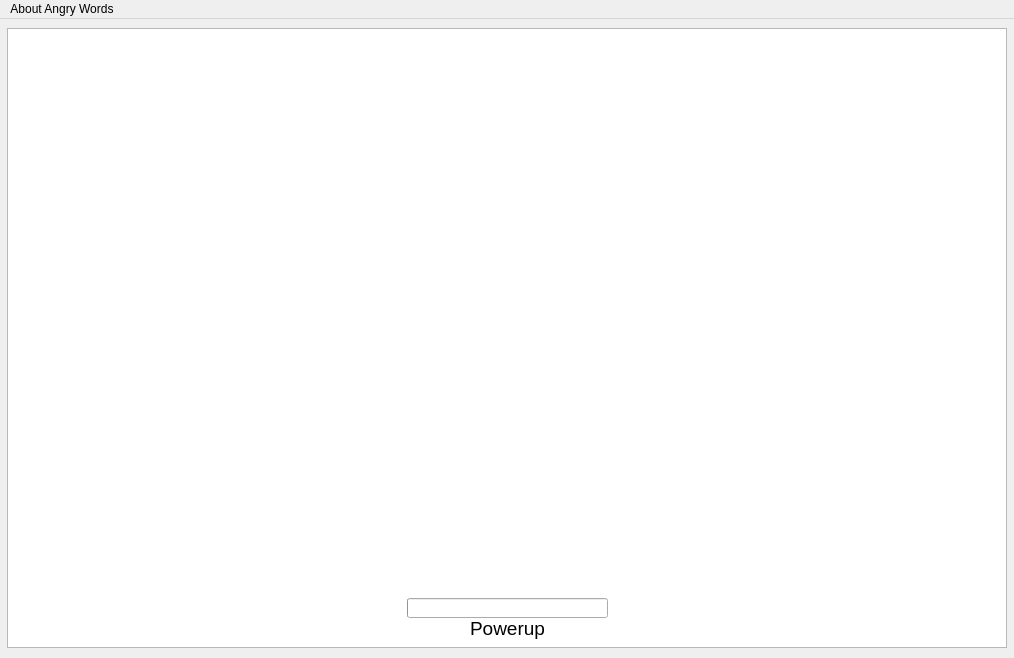
<?xml version="1.0" encoding="UTF-8"?>
<ui version="4.0">
 <class>GameWindow</class>
 <widget class="QMainWindow" name="GameWindow">
  <property name="geometry">
   <rect>
    <x>0</x>
    <y>0</y>
    <width>1014</width>
    <height>658</height>
   </rect>
  </property>
  <property name="windowTitle">
   <string>Angry Words</string>
  </property>
  <property name="windowIcon">
   <iconset resource="sounds.qrc">
    <normaloff>:/graphics/graphics/rock_cracks2.png</normaloff>:/graphics/graphics/rock_cracks2.png</iconset>
  </property>
  <widget class="QWidget" name="centralWidget">
   <property name="enabled">
    <bool>true</bool>
   </property>
   <layout class="QHBoxLayout" name="horizontalLayout">
    <property name="spacing">
     <number>17</number>
    </property>
    <property name="sizeConstraint">
     <enum>QLayout::SetNoConstraint</enum>
    </property>
    <property name="leftMargin">
     <number>3</number>
    </property>
    <property name="topMargin">
     <number>3</number>
    </property>
    <property name="rightMargin">
     <number>3</number>
    </property>
    <property name="bottomMargin">
     <number>3</number>
    </property>
    <item>
     <widget class="QWidget" name="widget" native="true">
      <property name="minimumSize">
       <size>
        <width>1000</width>
        <height>620</height>
       </size>
      </property>
      <property name="maximumSize">
       <size>
        <width>1000</width>
        <height>620</height>
       </size>
      </property>
      <widget class="QGraphicsView" name="graphicsView">
       <property name="enabled">
        <bool>true</bool>
       </property>
       <property name="geometry">
        <rect>
         <x>0</x>
         <y>0</y>
         <width>1000</width>
         <height>620</height>
        </rect>
       </property>
       <property name="sizePolicy">
        <sizepolicy hsizetype="Fixed" vsizetype="Fixed">
         <horstretch>0</horstretch>
         <verstretch>0</verstretch>
        </sizepolicy>
       </property>
       <property name="verticalScrollBarPolicy">
        <enum>Qt::ScrollBarAlwaysOff</enum>
       </property>
       <property name="horizontalScrollBarPolicy">
        <enum>Qt::ScrollBarAlwaysOff</enum>
       </property>
      </widget>
      <widget class="QPushButton" name="pauseButton">
       <property name="enabled">
        <bool>true</bool>
       </property>
       <property name="geometry">
        <rect>
         <x>860</x>
         <y>550</y>
         <width>121</width>
         <height>51</height>
        </rect>
       </property>
       <property name="text">
        <string/>
       </property>
       <property name="autoDefault">
        <bool>false</bool>
       </property>
       <property name="default">
        <bool>false</bool>
       </property>
       <property name="flat">
        <bool>true</bool>
       </property>
      </widget>
      <widget class="QPushButton" name="deathRestartButton">
       <property name="geometry">
        <rect>
         <x>330</x>
         <y>250</y>
         <width>330</width>
         <height>100</height>
        </rect>
       </property>
       <property name="text">
        <string/>
       </property>
       <property name="flat">
        <bool>true</bool>
       </property>
      </widget>
      <widget class="QPushButton" name="deathMenuButton">
       <property name="geometry">
        <rect>
         <x>330</x>
         <y>350</y>
         <width>321</width>
         <height>100</height>
        </rect>
       </property>
       <property name="text">
        <string/>
       </property>
       <property name="flat">
        <bool>true</bool>
       </property>
      </widget>
      <widget class="QPushButton" name="playButton">
       <property name="geometry">
        <rect>
         <x>400</x>
         <y>270</y>
         <width>181</width>
         <height>71</height>
        </rect>
       </property>
       <property name="text">
        <string/>
       </property>
       <property name="flat">
        <bool>true</bool>
       </property>
      </widget>
      <widget class="QPushButton" name="pauseRestartButton">
       <property name="geometry">
        <rect>
         <x>280</x>
         <y>340</y>
         <width>201</width>
         <height>71</height>
        </rect>
       </property>
       <property name="text">
        <string/>
       </property>
       <property name="flat">
        <bool>true</bool>
       </property>
      </widget>
      <widget class="QPushButton" name="pauseMenuButton">
       <property name="geometry">
        <rect>
         <x>500</x>
         <y>340</y>
         <width>201</width>
         <height>71</height>
        </rect>
       </property>
       <property name="text">
        <string/>
       </property>
       <property name="flat">
        <bool>true</bool>
       </property>
      </widget>
      <widget class="QLabel" name="label">
       <property name="geometry">
        <rect>
         <x>450</x>
         <y>590</y>
         <width>101</width>
         <height>21</height>
        </rect>
       </property>
       <property name="font">
        <font>
         <pointsize>14</pointsize>
        </font>
       </property>
       <property name="text">
        <string>Powerup</string>
       </property>
       <property name="alignment">
        <set>Qt::AlignCenter</set>
       </property>
      </widget>
      <widget class="QProgressBar" name="powerupBar">
       <property name="geometry">
        <rect>
         <x>400</x>
         <y>570</y>
         <width>201</width>
         <height>20</height>
        </rect>
       </property>
       <property name="font">
        <font>
         <pointsize>18</pointsize>
         <weight>75</weight>
         <bold>true</bold>
         <strikeout>false</strikeout>
        </font>
       </property>
       <property name="maximum">
        <number>18000</number>
       </property>
       <property name="value">
        <number>0</number>
       </property>
       <property name="alignment">
        <set>Qt::AlignCenter</set>
       </property>
       <property name="orientation">
        <enum>Qt::Horizontal</enum>
       </property>
       <property name="invertedAppearance">
        <bool>false</bool>
       </property>
       <property name="format">
        <string extracomment="Powerup"/>
       </property>
      </widget>
     </widget>
    </item>
   </layout>
  </widget>
  <widget class="QMenuBar" name="menuBar">
   <property name="geometry">
    <rect>
     <x>0</x>
     <y>0</y>
     <width>1014</width>
     <height>27</height>
    </rect>
   </property>
   <widget class="QMenu" name="menuAbout_Angry_Words">
    <property name="title">
     <string>About Angry Words</string>
    </property>
   </widget>
   <addaction name="menuAbout_Angry_Words"/>
  </widget>
  <action name="actionNew_Game">
   <property name="text">
    <string>New Game</string>
   </property>
  </action>
  <action name="actionEnd_Game">
   <property name="text">
    <string>End Game</string>
   </property>
  </action>
  <action name="actionQuit">
   <property name="text">
    <string>Quit</string>
   </property>
  </action>
  <action name="actionPlay_music">
   <property name="text">
    <string>Play music</string>
   </property>
  </action>
  <action name="actionStop_music">
   <property name="text">
    <string>Stop music</string>
   </property>
  </action>
  <action name="actionPause">
   <property name="checkable">
    <bool>true</bool>
   </property>
   <property name="text">
    <string>Pause</string>
   </property>
  </action>
 </widget>
 <layoutdefault spacing="6" margin="11"/>
 <resources>
  <include location="sounds.qrc"/>
 </resources>
 <connections>
  <connection>
   <sender>actionQuit</sender>
   <signal>triggered()</signal>
   <receiver>GameWindow</receiver>
   <slot>close()</slot>
   <hints>
    <hint type="sourcelabel">
     <x>-1</x>
     <y>-1</y>
    </hint>
    <hint type="destinationlabel">
     <x>365</x>
     <y>230</y>
    </hint>
   </hints>
  </connection>
 </connections>
</ui>
